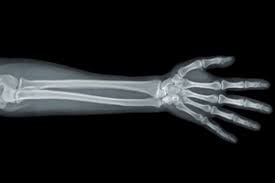
#> input picture ImageProcessing/Ch3-images/armxray.jpg, 275 x 183 px, found by its file name
$ python P-3-38-ImageEdgeEnhacement.py
#> lines starting #> are read from the running program, lines starting #| are printed output that depends on the picture
import numpy as np
import cv2 as cv

def filter(k, img):
    m = int(np.floor(len(k) / 2))
    n = int(np.floor(len(list(zip(*k)))) / 2)
    rows, cols = img.shape                                                            # no of rows and cols
#> rows = 183; cols = 275
    filtered_img = np.zeros((rows, cols), np.uint8)                                    # new integer image is created
    for i in range(m, rows - m):
        for j in range(n, cols - n):
            sum = 0
            for x in range(-m, m + 1, 1):
                for y in range(-n, n + 1, 1):
                    sum = sum + (img[i + x, j + y] * k[m + x][n + y])            # sum of product of kernal elements with corresponding image elements
            filtered_img[i, j] = abs(sum)
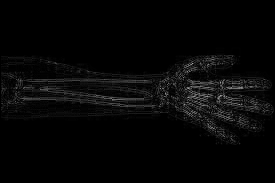
#> filtered_img: shape (183, 275); min 0, max 170, mean 6.4
    return filtered_img
def blur(kernal, img):
    m = int(np.floor(len(kernal) / 2))
    n = int(np.floor(len(list(zip(*kernal)))) / 2)
    k = np.sum(kernal)
    rows, cols = img.shape                                                            # no of rows and cols
#> rows = 183; cols = 275
    blurred_img = np.zeros((rows, cols), np.uint8)                                    # new integer image is created
    for i in range(m, rows - m):
        for j in range(n, cols - n):
            sum = 0
            for x in range(-m, m + 1, 1):
                for y in range(-n, n + 1, 1):
                    sum = sum + (img[i + x, j + y] * kernal[m - x][n - y])            # sum of product of kernal elements with corresponding image elements
            sum = sum / k
            blurred_img[i, j] = sum
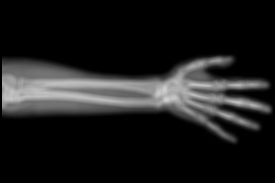
#> blurred_img: shape (183, 275); min 0, max 210, mean 29.6
    return blurred_img


filepath="ImageProcessing/Ch3-images/armxray.jpg"
img = cv.imread(filepath,0)
k1 = [[0, 1, 0], [1, -4, 1], [0, 1, 0]]
kernal = [[1, 1, 1, 1, 1], [1, 1, 1, 1, 1], [1, 1, 1, 1, 1], [1, 1, 1, 1, 1], [1, 1, 1, 1, 1]]
Edge_img = filter(k1, img)
blurred_img = blur(kernal, img)
mask = cv.subtract(img,blurred_img)
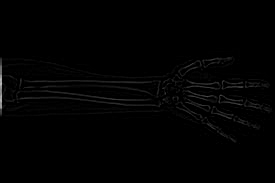
#> mask: shape (183, 275); min 0, max 187, mean 2.1
improved_edge = cv.add(Edge_img, 3*mask)
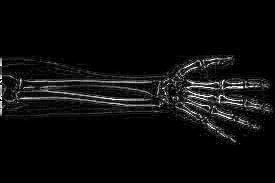
#> improved_edge: shape (183, 275); min 0, max 255, mean 12.2
imgs=np.hstack((img,Edge_img,blurred_img,mask,improved_edge))
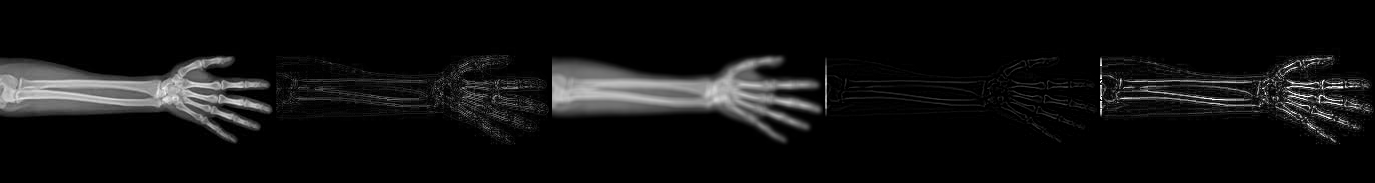
#> imgs: shape (183, 1375); min 0, max 255, mean 16.1
cv.imshow("A)Original image B)Laplacian image C)Blurred image D)Mask image E)(Original + 3*Mask Image)", imgs)
cv.waitKey(0)
